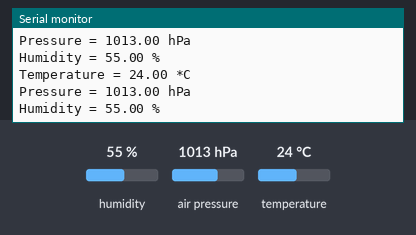
Recording of a sketch running on a simulated Arduino Uno, built with avr-gcc and run on an emulated ATmega328P. On the bench: the last lines printed to the serial monitor. Inputs (shaded band) come from the test bench; at power-on: humidity 55 %, air pressure 1013 hPa, temperature 24 °C.

Above: at 1.8 s.
1.9 s: humidity set to 22 %
At 2.9 s:
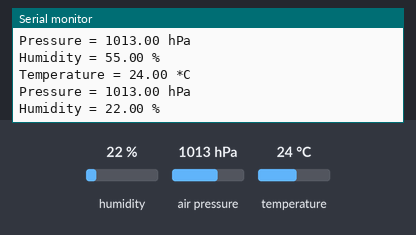
3.4 s: air pressure set to 952 hPa
At 4.7 s:
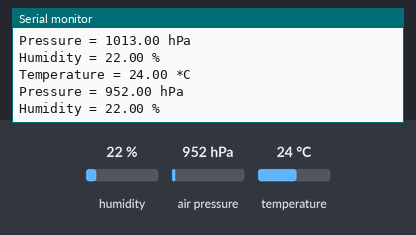
4.9 s: temperature set to 12 °C
At 5.7 s:
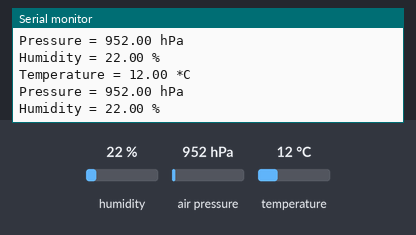

Measured:
- after the input at 1.9 s, the serial monitor: prints a new line after 0.19 s (image 1)
- after the input at 3.4 s, the serial monitor: prints a new line after 0.68 s (image 2)
- after the input at 4.9 s, the serial monitor: prints a new line after 0.16 s (image 3)

The sketch:

prueba_bme280_gybmep.ino
```cpp
#include <Wire.h>
#include <Adafruit_Sensor.h>
#include <Adafruit_BME280.h>
Adafruit_BME280 bme; // I2C
void setup() {
 Serial.begin(9600);
 // default address from library is 0x77
 // bool communication = bme.begin();
 bool communication = bme.begin(0x76);
 if (!communication) {
 Serial.println("Could not find a valid BME280 sensor");
 Serial.println("check wiring, address, sensor ID!");
 Serial.print("SensorID was: 0x");
 Serial.println(bme.sensorID(), 16);
 Serial.println("ID of 0xFF probably means a bad address\n");
 while (true) { };
 delay(10);
 }
 else {
 Serial.println("Communication established!\n");
 }
}
void loop() {
 Serial.print("Temperature = ");
 Serial.print(bme.readTemperature());
 Serial.println(" *C");
 Serial.print("Pressure = ");
 Serial.print(bme.readPressure() / 100.0F);
 Serial.println(" hPa");
 Serial.print("Humidity = ");
 Serial.print(bme.readHumidity());
 Serial.println(" %\n");
 delay(1000);
}
```
